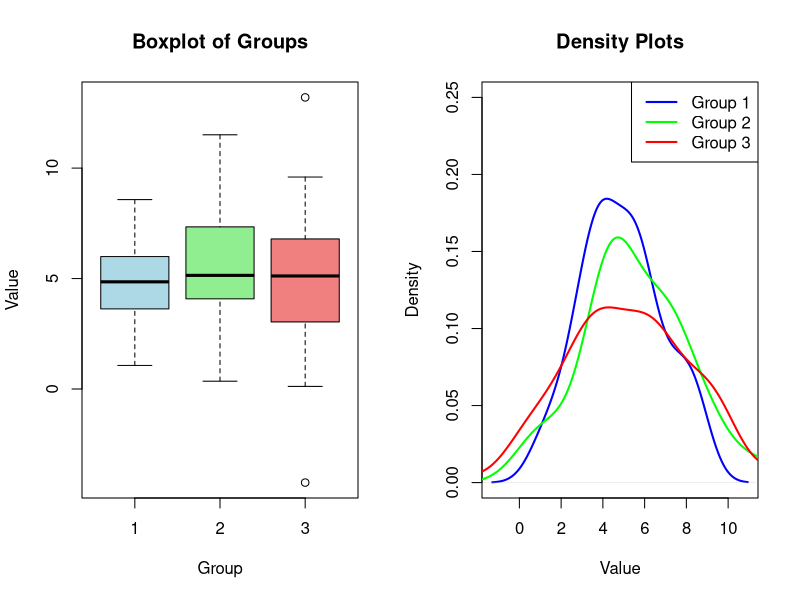

The R source for this figure:
# Generate sample data for three groups
set.seed(123)
group1 <- rnorm(30, mean = 5, sd = 2)
group2 <- rnorm(30, mean = 5, sd = 3)
group3 <- rnorm(30, mean = 5, sd = 4)

# Combine data into a list
data_list <- list(group1, group2, group3)

# Perform Bartlett's test
bartlett_test_result <- bartlett.test(data_list)

# Output
print(bartlett_test_result)

# Graphical Output
par(mfrow = c(1, 2))

# Boxplot of groups
boxplot(data_list, col = c("lightblue", "lightgreen", "lightcoral"), main = "Boxplot of Groups", xlab = "Group", ylab = "Value")

# Density plots of groups
plot(density(group1), col = "blue", lwd = 2, main = "Density Plots", xlab = "Value", ylim = c(0, 0.25))
lines(density(group2), col = "green", lwd = 2)
lines(density(group3), col = "red", lwd = 2)
legend("topright", legend = c("Group 1", "Group 2", "Group 3"), col = c("blue", "green", "red"), lwd = 2)